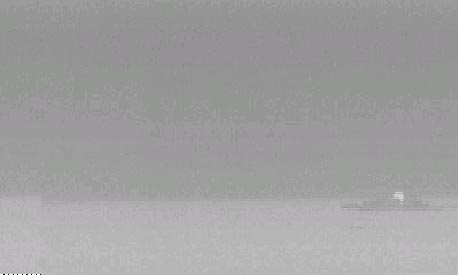
%> input picture ship/18.bmp, 458 x 275 px
$ octave mytophat.m   (GNU Octave 9; MATLAB toolbox functions it lacks are replaced by stand-ins)
%> lines starting %> are read from the running program, lines starting %| are printed output that depends on the picture
%> further down, I is the input picture: size 275x458x3 uint8; mean R, G, B 160.2, 160, 160.3
### ship/myhistf.m
function [ output,pos ] = myhistf( input,khist,lowgray )
%> called with khist = 1.5, lowgray = 600
%双向直方图均衡
%   此处显示详细说明

[m,n]=size(input);
%> m = 275; n = 458
tempmax=0;
pos=0;
h=imhist(input);
%> h = 256 values, max 16216 at index 150, min 0 at index 4, mean 492
b=find(h>(lowgray), 1, 'last' );%找到最大的不为阈值的灰度位置
%> b = 189
c=find(h>(lowgray) , 1 );%找到最小的不为阈值的灰度位置
%> c = 147
k=zeros(1,256);
k0=zeros(1,256);
for i=c+1:256%正向计算斜率
   k(i)=(h(i)-h(c))/(i-c);
end
%> this loop made 109 passes
%> after the loop, k = 256 values, max 8504 at index 148, min -83.24 at index 168, mean 68.68
[~,locMp]=max(k);%找到最大值与位置
%> locMp = 148
Mp=h(locMp);
%> Mp = 10536
for i=1:b-1%反向计算斜率
   k0(i)=-(h(i)-h(b))/(i-b);
end
%> after the loop, k0 = 256 values, max 815.3 at index 183, min -32.83 at index 171, mean 17.47
[~,locNp]=max(k0);%找到最大值与位置
%> locNp = 183
Np=h(locNp);
%> Np = 5713
kl=(Np-Mp)/(locNp-locMp);%L斜率
%> kl = -137.8

for i=locMp:locNp
    L=Mp+kl*(i-locMp);
   rd=L-h(i);
   if rd>tempmax
       tempmax=rd;
       pos=i;
   end
end
%> this loop made 36 passes
%> (L, rd, tempmax) on passes 4 to 6: (10122.6, 5564.6, 5564.6), (9984.8, 7452.8, 7452.8), (9847, 7837, 7837)
%> (L, rd) on passes 1, 2, 3, 7, 8, 9: (10536, 0), (10398.2, -22.8), (10260.4, -5955.6), (9709.2, 7439.2), (9571.4, 6102.4), (9433.6, -1682.4)

const1=log( (pos/khist+1))/pos;%计算指数系数
%> const1 = 0.0303
const2=9/(255-pos);
%> const2 = 0.0882
const3=1-pos*const2;
%> const3 = -12.5
J0=double(input);
for i=1:m
    for j=1:n
        if J0(i,j)<=pos
            J0(i,j)=floor(exp((J0(i,j)*const1))-1);
        else
           J0(i,j)=pos/khist+(255-pos/khist)*log10((const2*J0(i,j)+const3));
        end
    end
end
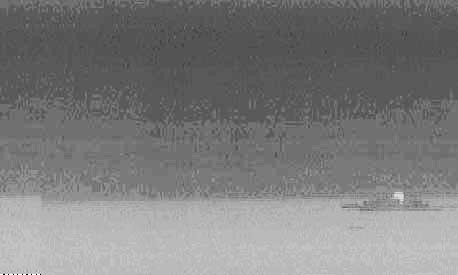
%> J0: size 275x458 double; min 0, max 255, mean 125
output=uint8(J0);
% [7 lines of commented-out code are left out]


%%原版
% [51 lines of commented-out code are left out]

### ship/mytophat.m

clc ;close all;clear;
I=imread('18.bmp');%读取图片
I=rgb2gray(I);%灰度化
figure
I=myhistf( I,1.5,600 );
subplot(221)
imshow(I)
se1 = strel('line',8,4);
BW2= imopen(I,se1);
% BW2= imerode(I,se1);
subplot(222)
imshow(BW2)
subplot(223)
r=I-BW2;
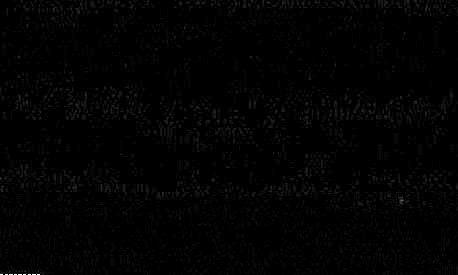
%> r: size 275x458 uint8; min 0, max 255, mean 2.7
[r,pos]=myhistf( r,1.5,600 );
%> call 2 of myhistf, with khist = 1.5, lowgray = 600
%> in myhistf (call 2), `h=imhist(input);`: h = 256 values, max 79897 at index 1, min 0 at index 50, mean 492
%> in myhistf (call 2), `b=find(h>(lowgray), 1, 'last' );`: b = 19
%> in myhistf (call 2), `c=find(h>(lowgray) , 1 );`: c = 1
%> after the loop in myhistf (call 2), `for i=c+1:256`: k = 256 values, max 0 at index 1, min -78218 at index 2, mean -1865.4
%> in myhistf (call 2), `[~,locMp]=max(k);`: locMp = 1
%> in myhistf (call 2), `Mp=h(locMp);`: Mp = 79897
%> the loop in myhistf (call 2), `for i=1:b-1` made 18 passes
%> after the loop in myhistf (call 2), `for i=1:b-1`: k0 = 256 values, max 4400.8 at index 1, min -529 at index 18, mean 24.55
%> in myhistf (call 2), `[~,locNp]=max(k0);`: locNp = 1
%> in myhistf (call 2), `Np=h(locNp);`: Np = 79897
%> in myhistf (call 2), `kl=(Np-Mp)/(locNp-locMp);`: kl = NaN
%> the loop in myhistf (call 2), `for i=locMp:locNp` made 1 pass
%> (L, rd) on pass 1: (NaN, NaN)
%> after the loop in myhistf (call 2), `for i=locMp:locNp`: pos = 0
%> in myhistf (call 2), `const1=log( (pos/khist+1))/pos;`: const1 = NaN
%> in myhistf (call 2), `const2=9/(255-pos);`: const2 = 0.0353
%> in myhistf (call 2), `const3=1-pos*const2;`: const3 = 1
%> after the loop in myhistf (call 2), `for i=1:m`:
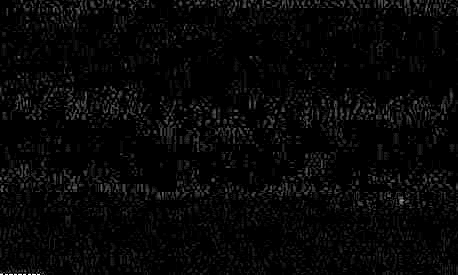
%> J0: size 275x458 double; 63.44% of the values are NaN or infinite; the others: min 3.84, max 255, mean 23.77; drawn with min black, max white, NaN and infinite black
%> pos = 0
imshow(r,[])
se2 = strel('disk',1);
r=imopen(r,se2);
subplot(224)
pos=50;
r(r>pos)=255;
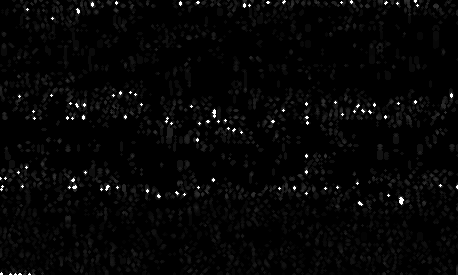
%> r: size 275x458 uint8; min 0, max 255, mean 5.7
r(r<=pos)=0;
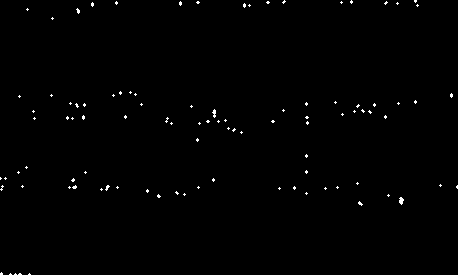
%> r: size 275x458 uint8; 0.56% white in thin lines or dots
imshow(r,[])

$ run again, with ship/1.bmp copied over ship/18.bmp
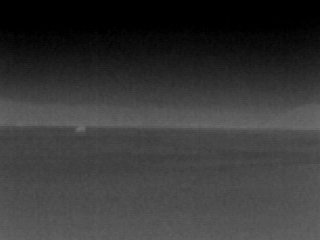
%> input picture ship/1.bmp, 320 x 240 px
%> I is the input picture: size 240x320x3 uint8; min 0, max 111, mean 54.8
%> I: size 240x320 uint8
%> h = 256 values, max 9092 at index 1, min 0 at index 5, mean 300
%> b = 95
%> c = 1
%> after the loop in myhistf, `for i=c+1:256`: k = 256 values, max 0 at index 1, min -8489 at index 2, mean -206.9
%> locMp = 1
%> Mp = 9092
%> the loop in myhistf, `for i=1:b-1` made 94 passes
%> after the loop in myhistf, `for i=1:b-1`: k0 = 256 values, max 206 at index 94, min -127 at index 90, mean 6.92
%> locNp = 94
%> Np = 841
%> kl = -88.72
%> the loop in myhistf, `for i=locMp:locNp` made 94 passes
%> (L, rd, tempmax) on passes 2, 3, 5: (9003.3, 8400.3, 8400.3), (8914.6, 8446.6, 8446.6), (8737.1, 8737.1, 8737.1)
%> const1 = 0.293
%> const2 = 0.036
%> const3 = 0.82
%> after the loop in myhistf, `for i=1:m`:
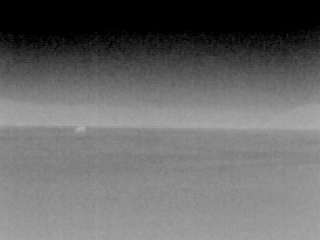
%> J0: size 240x320 double; min 0, max 175.1, mean 104.1
%> the loop in myhistf (call 2), `for i=1:b-1` made 8 passes
%> the loop in myhistf (call 2), `for i=locMp:locNp` made 1 pass
%> (L, rd) on pass 1: (NaN, NaN)
%> `[r,pos]=myhistf( r,1.5,600 );`: pos = 0
%> `r=imopen(r,se2);`:
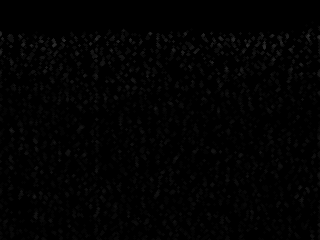
%> r: size 240x320 uint8; min 0, max 44, mean 2.1

$ run again, with ship/10.bmp copied over ship/18.bmp
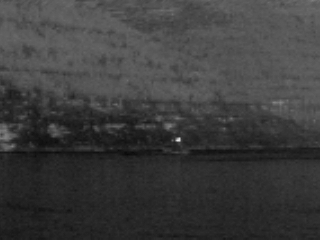
%> input picture ship/10.bmp, 320 x 240 px
%> I is the input picture: size 240x320x3 uint8; min 8, max 228, mean 61.1
%> I: size 240x320 uint8
%> h = 256 values, max 2983 at index 42, min 0 at index 1, mean 300
%> b = 97
%> c = 28
%> after the loop in myhistf, `for i=c+1:256`: k = 256 values, max 231.9 at index 37, min -608 at index 29, mean 2.74
%> locMp = 37
%> Mp = 2695
%> the loop in myhistf, `for i=1:b-1` made 96 passes
%> after the loop in myhistf, `for i=1:b-1`: k0 = 256 values, max 505 at index 95, min -203.5 at index 93, mean 5.17
%> locNp = 95
%> Np = 1824
%> kl = -15.02
%> the loop in myhistf, `for i=locMp:locNp` made 59 passes
%> (L, rd, tempmax, pos) on passes 2, 7: (2680, 787, 787, 38), (2604.9, 2604.9, 2604.9, 43)
%> const1 = 0.0788
%> const2 = 0.0425
%> const3 = -0.825
%> h = 256 values, max 38347 at index 1, min 0 at index 58, mean 300
%> b = 13
%> c = 1
%> after the loop in myhistf (call 2), `for i=c+1:256`: k = 256 values, max 0 at index 1, min -33441 at index 2, mean -867.4
%> locMp = 1
%> Mp = 38347
%> the loop in myhistf (call 2), `for i=1:b-1` made 12 passes
%> after the loop in myhistf (call 2), `for i=1:b-1`: k0 = 256 values, max 3131.9 at index 1, min -9 at index 11, mean 26.15
%> locNp = 1
%> Np = 38347
%> kl = NaN
%> the loop in myhistf (call 2), `for i=locMp:locNp` made 1 pass
%> (L, rd) on pass 1: (NaN, NaN)
%> after the loop in myhistf (call 2), `for i=locMp:locNp`: pos = 0
%> const1 = NaN
%> const2 = 0.0353
%> const3 = 1
%> after the loop in myhistf (call 2), `for i=1:m`:
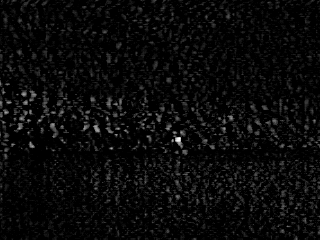
%> J0: size 240x320 double; 49.93% of the values are NaN or infinite; the others: min 3.84, max 219.3, mean 20.96; drawn with min black, max white, NaN and infinite black
%> `[r,pos]=myhistf( r,1.5,600 );`: pos = 0
%> `r(r<=pos)=0;`:
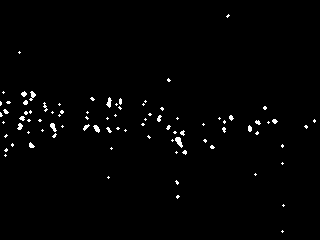
%> r: size 240x320 uint8; 1.3% white in thin lines or dots

$ run again, with ship/11.bmp copied over ship/18.bmp
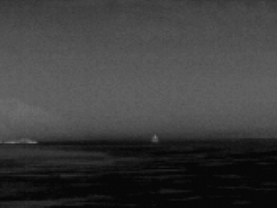
%> input picture ship/11.bmp, 277 x 208 px
%> I is the input picture: size 208x277x3 uint8; min 4, max 129, mean 60.5
%> I: size 208x277 uint8
%> h = 256 values, max 2465 at index 9, min 0 at index 1, mean 225.1
%> b = 96
%> c = 7
%> after the loop in myhistf, `for i=c+1:256`: k = 256 values, max 1536 at index 8, min -47.8 at index 12, mean 3.35
%> locMp = 8
%> Mp = 2291
%> the loop in myhistf, `for i=1:b-1` made 95 passes
%> after the loop in myhistf, `for i=1:b-1`: k0 = 256 values, max 1191 at index 95, min -15.08 at index 58, mean 10.77
%> locNp = 95
%> Np = 1900
%> kl = -4.49
%> the loop in myhistf, `for i=locMp:locNp` made 88 passes
%> (L, rd, tempmax) on passes 3, 4, 5, 6, 7, 19, 20, 21: (2282, 1111, 1111), (2277.5, 1608.5, 1608.5), (2273, 1757, 1757), (2268.5, 1796.5, 1796.5), (2264, 1825, 1825), (2210.1, 1883.1, 1883.1), (2205.6, 1916.6, 1916.6), (2201.1, 1960.1, 1960.1)
%> const1 = 0.0728
%> const2 = 0.0435
%> const3 = -1.09
%> after the loop in myhistf, `for i=1:m`:
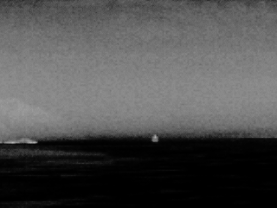
%> J0: size 208x277 double; min 0, max 178.1, mean 79.7
%> h = 256 values, max 30746 at index 1, min 0 at index 32, mean 225.1
%> b = 9
%> c = 1
%> after the loop in myhistf (call 2), `for i=c+1:256`: k = 256 values, max 0 at index 1, min -25150 at index 2, mean -688.3
%> locMp = 1
%> Mp = 30746
%> the loop in myhistf (call 2), `for i=1:b-1` made 8 passes
%> after the loop in myhistf (call 2), `for i=1:b-1`: k0 = 256 values, max 3735.9 at index 1, min 0 at index 9, mean 30.87
%> locNp = 1
%> Np = 30746
%> kl = NaN
%> the loop in myhistf (call 2), `for i=locMp:locNp` made 1 pass
%> (L, rd) on pass 1: (NaN, NaN)
%> after the loop in myhistf (call 2), `for i=locMp:locNp`: pos = 0
%> const1 = NaN
%> const2 = 0.0353
%> const3 = 1
%> after the loop in myhistf (call 2), `for i=1:m`:
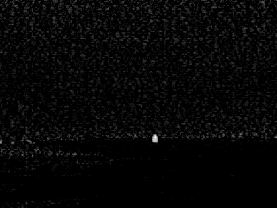
%> J0: size 208x277 double; 53.36% of the values are NaN or infinite; the others: min 3.84, max 177.2, mean 13.35; drawn with min black, max white, NaN and infinite black
%> `[r,pos]=myhistf( r,1.5,600 );`: pos = 0
